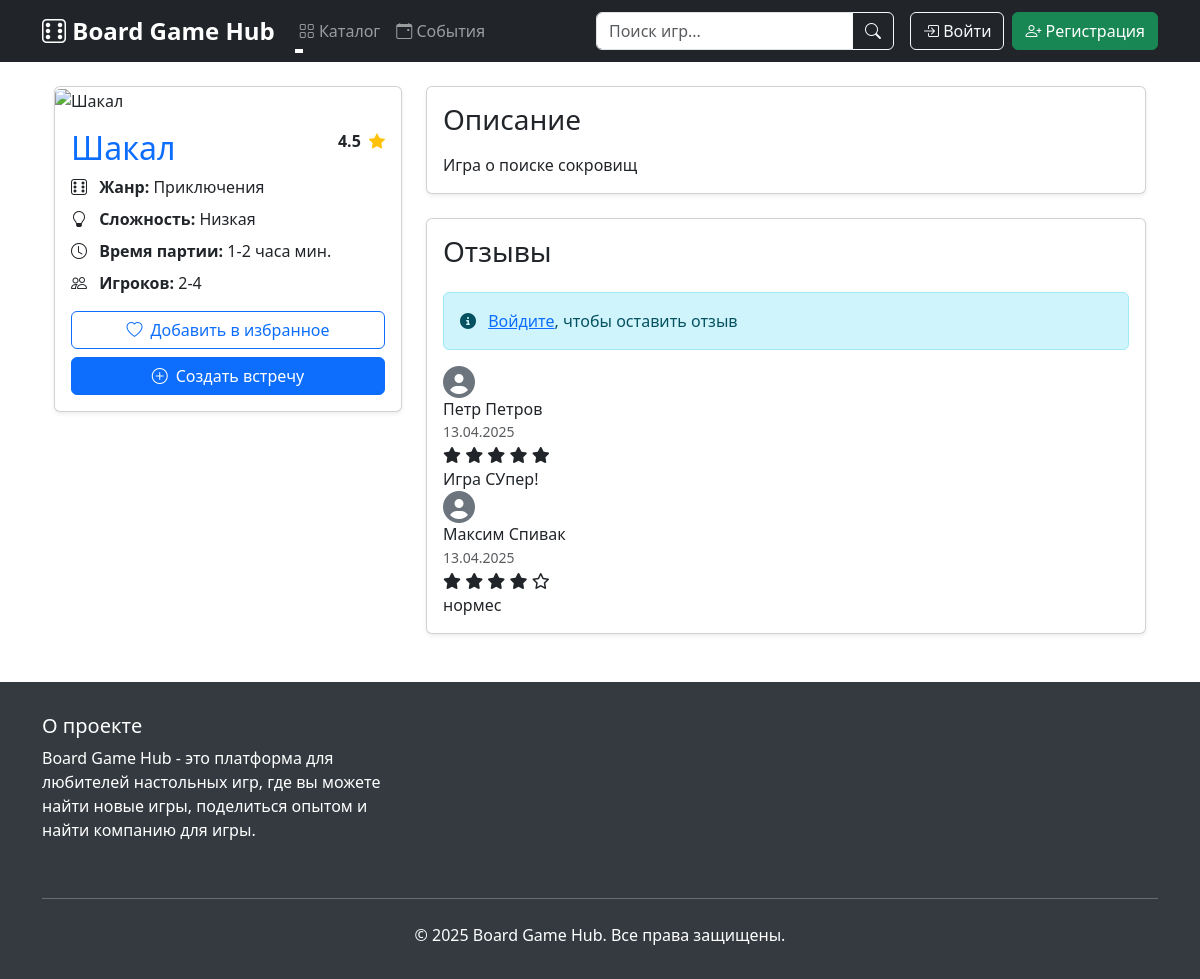
Before: /game/12 with the older database file.
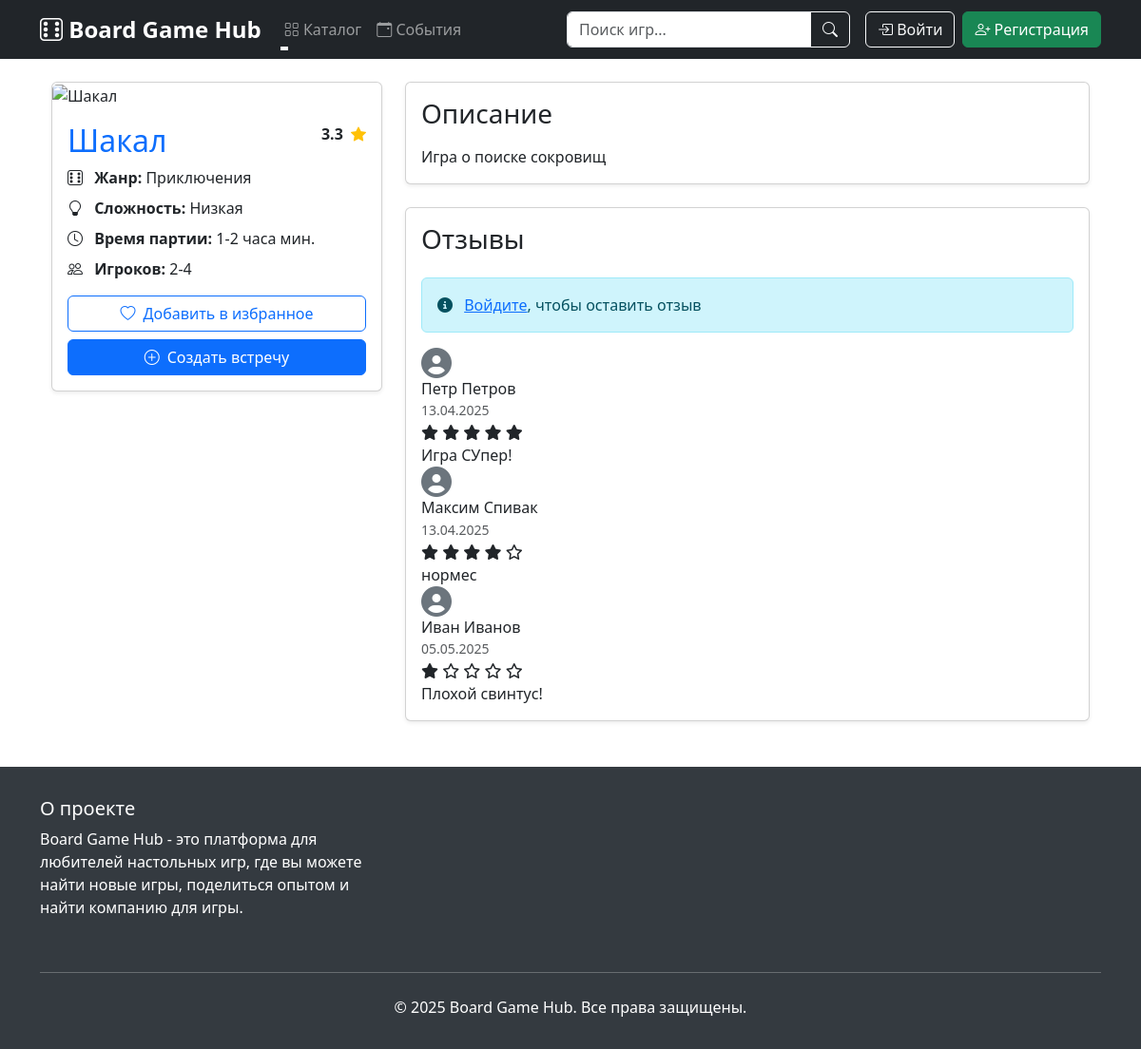
After: the same page with the newer database file.
### data/reviews.py (models this page shows)
class Review(SqlAlchemyBase, SerializerMixin):
    __tablename__ = 'reviews'
    id = sqlalchemy.Column(sqlalchemy.Integer, primary_key=True, autoincrement=True)
    text = sqlalchemy.Column(sqlalchemy.Text, nullable=False)
    rating = sqlalchemy.Column(sqlalchemy.Integer, nullable=False)
    created_date = sqlalchemy.Column(sqlalchemy.DateTime, default=datetime.datetime.now)
    user_id = sqlalchemy.Column(sqlalchemy.Integer, sqlalchemy.ForeignKey('users.id'))
    game_id = sqlalchemy.Column(sqlalchemy.Integer, sqlalchemy.ForeignKey('games.id'))
    user = orm.relationship('User')
    game = orm.relationship('Game')

### data/users.py (models this page shows, shortened)
class User(SqlAlchemyBase, UserMixin):
    __tablename__ = 'users'
    id = sqlalchemy.Column(sqlalchemy.Integer, primary_key=True, autoincrement=True)
    surname = sqlalchemy.Column(sqlalchemy.String, nullable=True)
    name = sqlalchemy.Column(sqlalchemy.String, nullable=True)
    age = sqlalchemy.Column(sqlalchemy.Integer, nullable=True)
    favorite_genres = sqlalchemy.Column(sqlalchemy.String, nullable=True)
    location = sqlalchemy.Column(sqlalchemy.String, nullable=True)
    email = sqlalchemy.Column(sqlalchemy.String, unique=True, index=True, nullable=True)
    hashed_password = sqlalchemy.Column(sqlalchemy.String, nullable=True)
    added_games = orm.relationship("Game", back_populates="user")
    created_sessions = orm.relationship("GameSession", back_populates="creator")
    reviews = orm.relationship('Review', back_populates='user')

### main.py (the view)
@app.route('/game/<int:id>')
def game_page(id):
    db_sess = db_session.create_session()
    game = db_sess.get(Game, id, options=[joinedload(Game.reviews)])
    if not game:
        abort(404)
    if game.reviews:
        game.rating = round(sum(review.rating for review in game.reviews) / len(game.reviews), 1)
    else:
        game.rating = 0
    return render_template('game_page.html', game=game, reviews=game.reviews)

### data/db_session.py (called while the page is built)
def create_session() -> Session:
    global __factory
    return __factory()

### main.py (called while the page is built)
@app.context_processor
def utility_processor():
    def get_unique_genres():
        db_sess = db_session.create_session()
        try:
            genres = db_sess.query(Game.genre).distinct().all()
            return [genre[0] for genre in genres if genre[0]]
        finally:
            db_sess.close()
    return dict(get_unique_genres=get_unique_genres)

### templates/game_page.html (shortened to what the changed rows need)
{% extends "base.html" %}
{% block content %}
<div class="container mt-4">
    <div class="row">
        <div class="col-md-4">
            <div class="card shadow-sm">
                <div class="card-body">
                    <div class="d-flex justify-content-between align-items-start">
                        <h2 class="card-title text-primary">{{ game.title }}</h2>
                        <div class="rating-badge">
                            <span class="fw-bold">{{ "%.1f"|format(game.rating) }}</span>
                            <i class="bi bi-star-fill text-warning ms-1"></i>
                        </div>
                    </div>
                </div>
            </div>
        </div>
        <div class="col-md-8">
            <div class="card shadow-sm">
                <div class="card-body">
                    <div class="reviews-list">
                        {% for review in reviews %}
                        <div class="review-item">
                            <div class="review-header">
                                <div class="review-user-info">
                                    <div class="review-avatar">
                                        <i class="fas fa-user-circle fa-2x text-secondary"></i>
                                    </div>
                                    <div>
                                        <h6 class="mb-0">{{ review.user.name }} {{ review.user.surname }}</h6>
                                        <small class="text-muted">{{ review.created_date.strftime('%d.%m.%Y') }}</small>
                                    </div>
                                </div>
                                <div class="rating-display">
                                    {% for i in range(1, review.rating + 1) %}
                                    <i class="fas fa-star"></i>
                                    {% endfor %}
                                    {% for i in range(review.rating + 1, 6) %}
                                    <i class="far fa-star"></i>
                                    {% endfor %}
                                </div>
                            </div>
                            <div class="review-content">
                                <p class="mb-0">{{ review.text }}</p>
                            </div>
                        </div>
                        {% endfor %}
                    </div>
                </div>
            </div>
        </div>
    </div>
</div>
{% endblock %}

Changed rows visible on the page:
added Review: user.name "Иван", user.surname "Иванов", created_date "05.05.2025", rating 1 (drawn), text "Плохой свинтус!"
Other visible differences:
{{ "%.1f"|format(game.rating) }}: "4.5" → "3.3"
